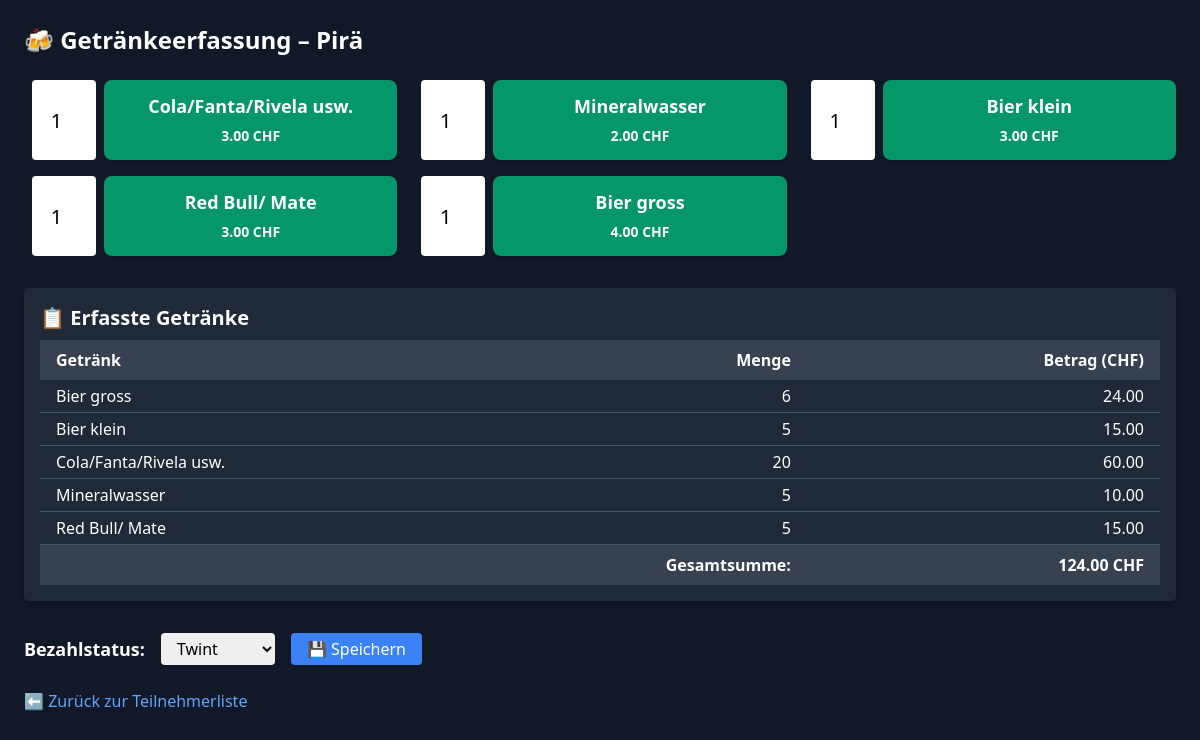
Before: /verkauf/7 with the older database file.
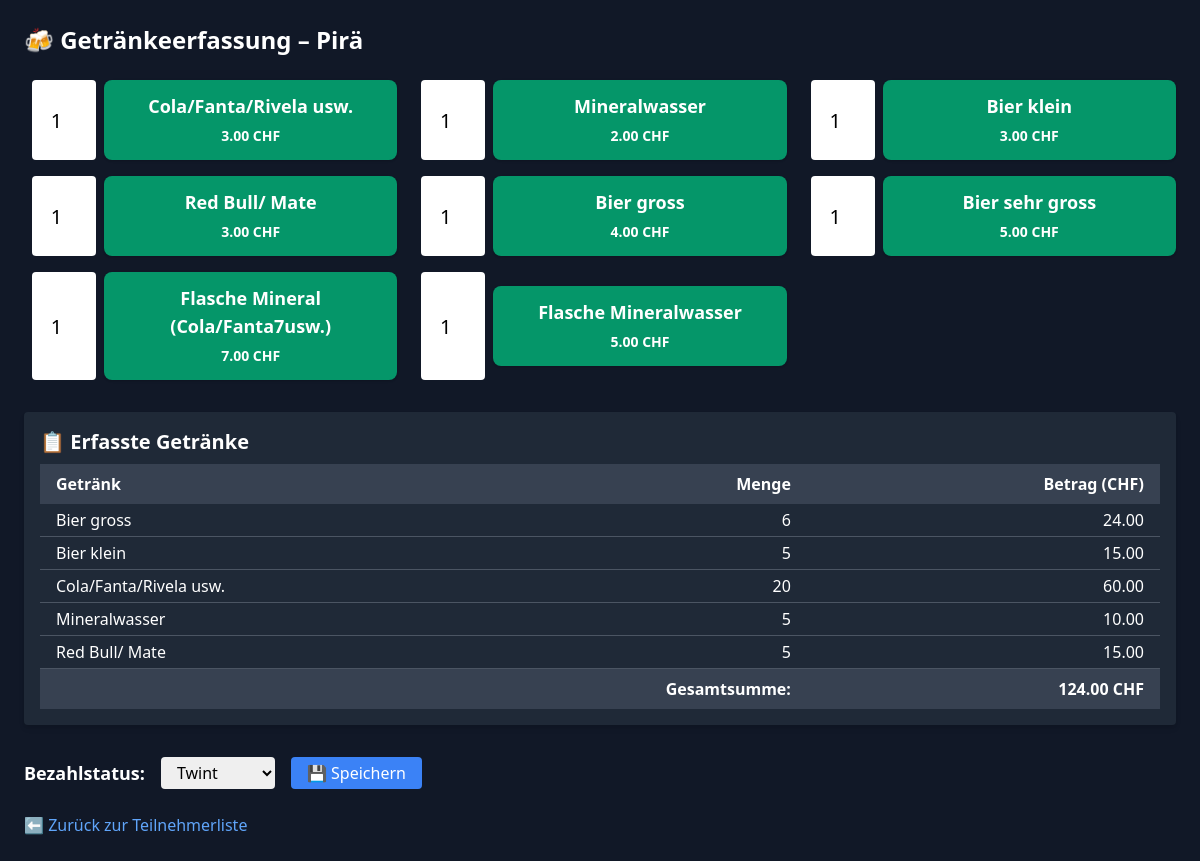
After: the same page with the newer database file.
### app/models.py (models this page shows)
class Getraenk(db.Model):
    id = db.Column(db.Integer, primary_key=True)
    name = db.Column(db.String(100), nullable=False)
    preis = db.Column(db.Float, nullable=False)
    kategorie = db.Column(db.String(50), nullable=False)

### app/routes.py (the view, shortened to what this page needs)
@app.route("/verkauf/<int:teilnehmer_event_id>", methods=["GET", "POST"])
def verkauf(teilnehmer_event_id):
    eintrag = TeilnehmerEvent.query.get_or_404(teilnehmer_event_id)
    getraenke = Getraenk.query.order_by(Getraenk.kategorie, Getraenk.name).all()
    verkaufe = (
        db.session.query(Getraenk.name, func.sum(Verkauf.menge), func.sum(Verkauf.menge * Getraenk.preis))
        .join(Getraenk, Verkauf.getraenk_id == Getraenk.id)
        .filter(Verkauf.teilnehmer_event_id == eintrag.id)
        .group_by(Getraenk.name)
        .all()
    )
    return render_template("verkauf_form.html", eintrag=eintrag, getraenke=getraenke, verkaufe=verkaufe)

### app/templates/verkauf_form.html (shortened to what this page needs)
<!DOCTYPE html>
<html lang="de">
<head>
    <link href="https://cdn.jsdelivr.net/npm/tailwindcss@2.2.19/dist/tailwind.min.css" rel="stylesheet">
</head>
<body class="bg-gray-900 text-white min-h-screen p-6">
    <h1 class="text-2xl font-bold mb-6">🍻 Getränkeerfassung – {{ eintrag.teilnehmer.name }}</h1>
    <div class="grid grid-cols-2 md:grid-cols-3 gap-4 mb-8">
        {% for getraenk in getraenke %}
        <form action="{{ url_for('verkauf', teilnehmer_event_id=eintrag.id) }}" method="post" class="flex space-x-2 items-center">
            <input type="number" name="menge" value="1" min="1" class="w-16 text-center text-xl text-black px-2 py-1 rounded h-full">
            <button type="submit" class="flex-1 bg-green-600 hover:bg-green-700 text-white font-bold py-3 px-3 rounded-lg shadow text-lg text-center">
                {{ getraenk.name }}<br>
                <span class="text-sm">{{ "%.2f"|format(getraenk.preis) }} CHF</span>
            </button>
        </form>
        {% endfor %}
    </div>
    {% if verkaufe %}
    <div class="bg-gray-800 p-4 rounded shadow-md mb-8">
        <h2 class="text-xl font-semibold mb-2">📋 Erfasste Getränke</h2>
        <table class="w-full table-auto">
            <thead>
                <tr class="bg-gray-700">
                    <th class="px-4 py-2 text-left">Getränk</th>
                    <th class="px-4 py-2 text-right">Menge</th>
                    <th class="px-4 py-2 text-right">Betrag (CHF)</th>
                </tr>
            </thead>
            <tbody>
                {% set ns = namespace(gesamtsumme=0) %}
                {% for name, menge, betrag in verkaufe %}
                {% set ns.gesamtsumme = ns.gesamtsumme + betrag %}
                <tr class="border-b border-gray-600">
                    <td class="px-4 py-1">{{ name }}</td>
                    <td class="px-4 py-1 text-right">{{ menge }}</td>
                    <td class="px-4 py-1 text-right">{{ "%.2f"|format(betrag) }}</td>
                </tr>
                {% endfor %}
                <tr class="font-bold bg-gray-700">
                    <td class="px-4 py-2 text-right" colspan="2">Gesamtsumme:</td>
                    <td class="px-4 py-2 text-right">{{ "%.2f"|format(ns.gesamtsumme) }} CHF</td>
                </tr>
            </tbody>
        </table>
    </div>
    {% endif %}
    <form action="{{ url_for('bezahlstatus_aendern', teilnehmer_event_id=eintrag.id) }}" method="post" class="flex items-center gap-4 mt-4">
        <label for="status" class="font-semibold text-lg">Bezahlstatus:</label>
        <select name="status" id="status" class="text-black rounded px-3 py-1">
            <option value="twint" {% if eintrag.bezahlt_status == 'twint' %}selected{% endif %}>Twint</option>
        </select>
        <button type="submit" class="bg-blue-500 hover:bg-blue-600 text-white px-4 py-1 rounded">💾 Speichern</button>
    </form>
    <a href="{{ url_for('event_start', event_id=eintrag.event.id) }}" class="inline-block mt-6 text-blue-400 hover:text-blue-600">⬅️ Zurück zur Teilnehmerliste</a>
</body>
</html>

Changed rows visible on the page:
added Getraenk: name "Bier sehr gross", preis "5.00", shown under "🍻 Getränkeerfassung – Pirä"
added Getraenk: name "Flasche Mineral (Cola/Fanta7usw.)", preis "7.00", shown under "🍻 Getränkeerfassung – Pirä"
added Getraenk: name "Flasche Mineralwasser", preis "5.00", shown under "🍻 Getränkeerfassung – Pirä"
